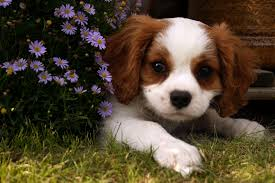
#> input picture cv.day4/img.jpeg, 275 x 183 px
$ python geometric_transformation.py
#> lines starting #> are read from the running program, lines starting #| are printed output that depends on the picture
import cv2
import numpy as np
import matplotlib.pyplot as plt

img =cv2.imread("img.jpeg")
#> img is the input picture: shape (183, 275, 3); mean B, G, R 48.5, 67.6, 80.9

resized=cv2.resize(img,(200,200))
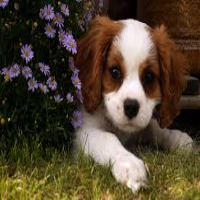
#> resized: shape (200, 200, 3); mean B, G, R 48.4, 67.5, 80.8
flipped=cv2.flip(img,1)
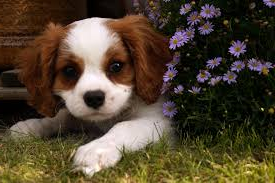
#> flipped: shape (183, 275, 3); mean B, G, R 48.5, 67.6, 80.9
rotated=cv2.rotate(img,cv2.ROTATE_90_CLOCKWISE)
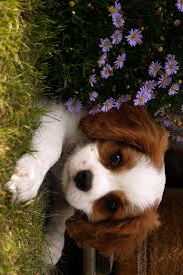
#> rotated: shape (275, 183, 3); mean B, G, R 48.5, 67.6, 80.9

titles=["Original","Resized","Flipped","Rotated"]
images=[img,resized,flipped,rotated]
for i in range(4):
    plt.subplot(2,2,i+1),plt.imshow(images[i]),plt.title(titles[i])
    plt.axis("off")
plt.show()
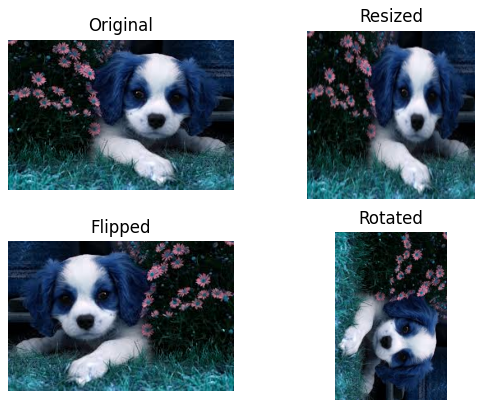
#> figure drawn by matplotlib, 4 panels; B, G, R data is drawn as R, G, B
